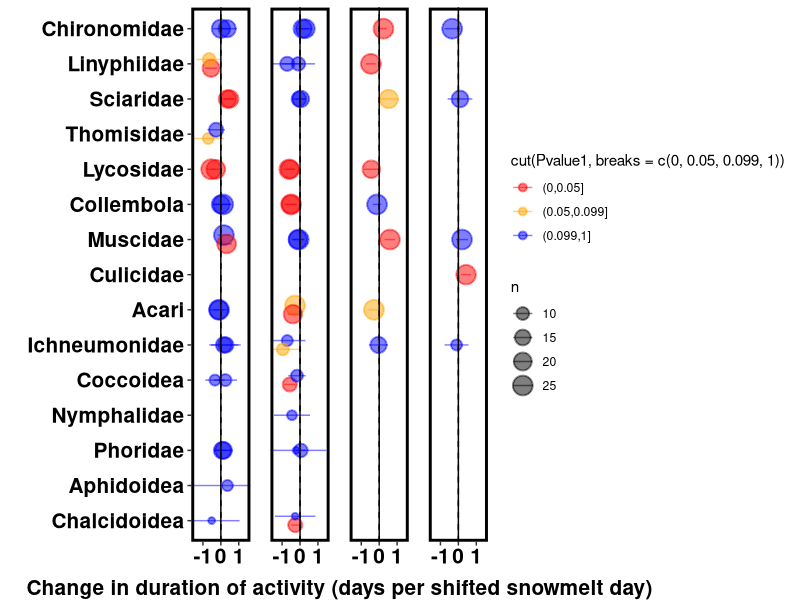
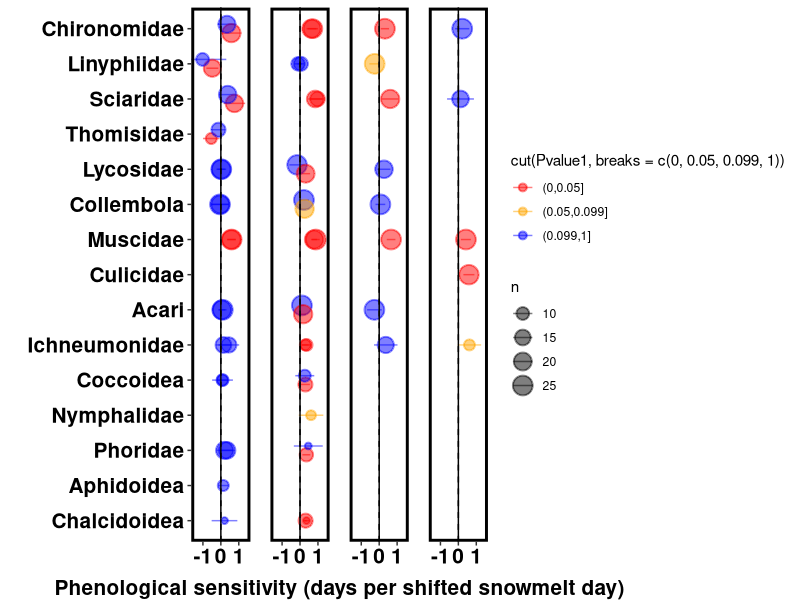
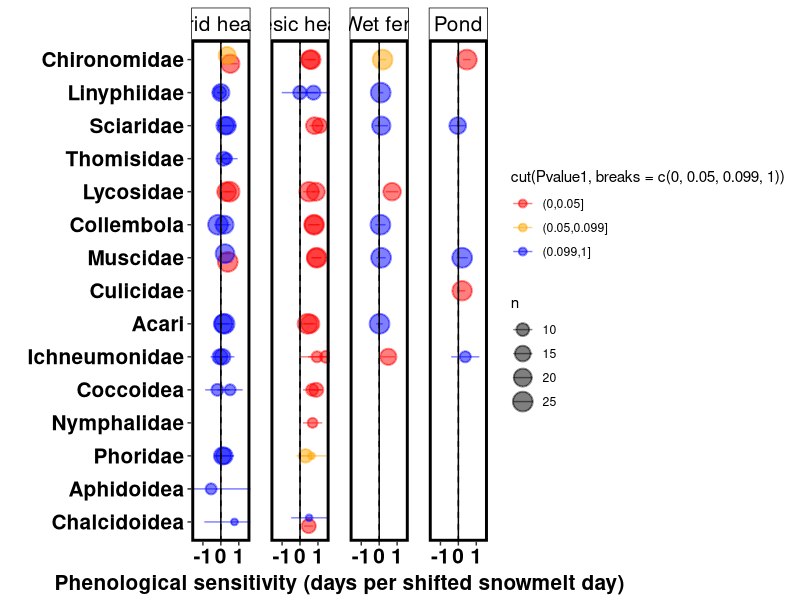
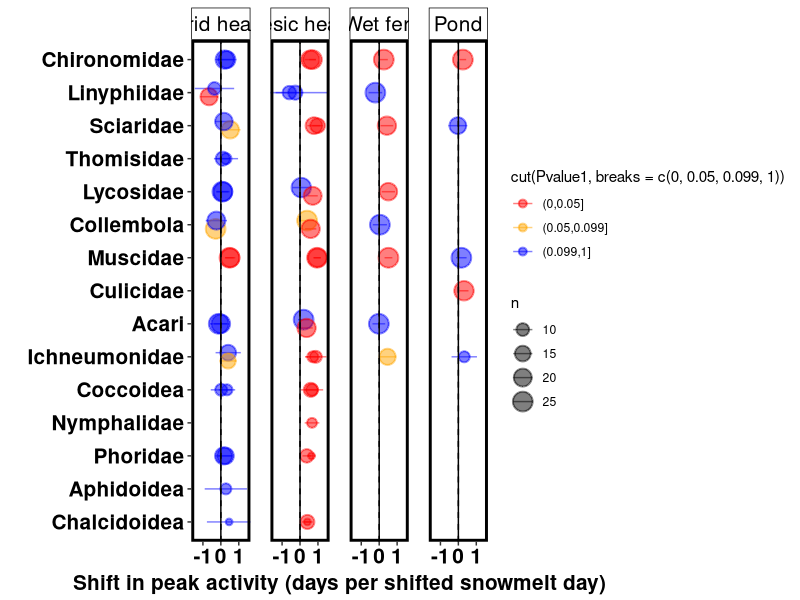

Reproduce these figures in R, in order. (Note: this script raises an error after producing the figures.)
####Figure 3 and 4 - phenological responses of taxa-by-plot combinations####

pkgs <- c("tidyverse", "readxl", "corrplot")

vapply(pkgs, library, FUN.VALUE = logical(1L), character.only = TRUE,
       logical.return = TRUE)


df_summary <-
  readxl::read_xlsx("Data/phenology_data/Dataset_summaries/df_summary_all_air_detrend_ptd.xlsx")


df_summary %>%
  mutate(Order = case_when(
    SpeciesID == "Acari" ~ "Decomposer",
    SpeciesID == "Muscidae" ~ "Mixed feeder",
    SpeciesID == "Aphidoidea" ~ "Herbivor",
    SpeciesID == "Chalcidoidea" ~ "Parasitoid",
    SpeciesID == "Chironomidae" ~ "Mixed feeder",
    SpeciesID == "Coccoidea" ~ "Herbivor",
    SpeciesID == "Collembola" ~ "Decomposer",
    SpeciesID == "Culicidae" ~ "Mixed feeder",
    SpeciesID == "Ichneumonidae" ~ "Parasitoid",
    SpeciesID == "Linyphiidae" ~ "Predator",
    SpeciesID == "Lycosidae" ~ "Predator",
    SpeciesID == "Sciaridae" ~ "Mixed feeder",
    SpeciesID == "Nymphalidae" ~ "Mixed feeder",
    SpeciesID == "Phoridae" ~ "Mixed feeder",
    SpeciesID == "Scathophagidae" ~ "Mixed feeder",
    SpeciesID == "Thomisidae" ~ "Predator")) -> df_summary


df_Onset <- subset(df_summary, Pheno_event == "Onset")
df_Peak <- subset(df_summary, Pheno_event == "Peak")
df_End <- subset(df_summary, Pheno_event == "End")
df_Duration <- subset(df_summary, Pheno_event == "Duration")


df_Onset$SpeciesID <- factor(df_Onset$SpeciesID,                 # Relevel group factor
                             levels = c("Chalcidoidea", "Aphidoidea", "Phoridae", "Nymphalidae", "Coccoidea", "Ichneumonidae", "Acari", "Culicidae",
                                        "Muscidae", "Collembola", "Lycosidae", "Thomisidae", "Sciaridae", "Linyphiidae", "Chironomidae"))
df_Peak$SpeciesID <- factor(df_Peak$SpeciesID,                 # Relevel group factor
                            levels = c("Chalcidoidea", "Aphidoidea", "Phoridae", "Nymphalidae", "Coccoidea", "Ichneumonidae", "Acari", "Culicidae",
                                       "Muscidae", "Collembola", "Lycosidae", "Thomisidae", "Sciaridae", "Linyphiidae", "Chironomidae"))
df_End$SpeciesID <- factor(df_Peak$SpeciesID,                 # Relevel group factor
                           levels = c("Chalcidoidea", "Aphidoidea", "Phoridae", "Nymphalidae", "Coccoidea", "Ichneumonidae", "Acari", "Culicidae",
                                      "Muscidae", "Collembola", "Lycosidae", "Thomisidae", "Sciaridae", "Linyphiidae", "Chironomidae"))
df_Duration$SpeciesID <- factor(df_Duration$SpeciesID,                 # Relevel group factor
                                levels = c("Chalcidoidea", "Aphidoidea", "Phoridae", "Nymphalidae", "Coccoidea", "Ichneumonidae", "Acari", "Culicidae",
                                           "Muscidae", "Collembola", "Lycosidae", "Thomisidae", "Sciaridae", "Linyphiidae", "Chironomidae"))

df_Onset$Habitat <- factor(df_Onset$Habitat,                 # Relevel group factor
                           levels = c("Arid heath", "Mesic heath", "Wet fen", "Pond"))

df_Peak$Habitat <- factor(df_Peak$Habitat,                 # Relevel group factor
                          levels = c("Arid heath", "Mesic heath", "Wet fen", "Pond"))

df_Duration$Habitat <- factor(df_Duration$Habitat,                 # Relevel group factor
                              levels = c("Arid heath", "Mesic heath", "Wet fen", "Pond"))

df_End$Habitat <- factor(df_End$Habitat,                 # Relevel group factor
                         levels = c("Arid heath", "Mesic heath", "Wet fen", "Pond"))


Onset <- ggplot(df_Onset, aes(x = Slope1, y = SpeciesID, xmin = CI_lwr1, xmax = CI_upr1, color = cut(Pvalue1, breaks = c(0, 0.05, 0.099, 1))))+
  xlab("Phenological sensitivity (days per shifted snowmelt day)")+
  ylab("")+
  #scale_shape(guide = "none")+
  geom_pointrange(aes(size = n), alpha = 0.5, position = position_dodge(width = 0.5))+
  scale_size(range=c(0.4,1.5))+
  geom_vline(xintercept=0, lty=2)+
  scale_color_manual(values = c('red', 'orange', 'blue'),
                     limits = c('(0,0.05]', '(0.05,0.099]', '(0.099,1]'))+
  scale_x_continuous(limits=c(-1.5,1.5), breaks = c(-1,0,1), oob=scales::rescale_none)+
  #geom_boxplot(varwidth = TRUE)+
  facet_grid(~ Habitat, scales = "free_x")+
  #scale_color_viridis_d(guide = "none")+
  geom_vline(xintercept = 0)+
  theme(panel.background = element_rect(fill = "white"), panel.spacing = unit(1, "lines"),
        axis.text.x = element_text(face = "bold", size = 15, color = "black"), strip.text.x = element_text(angle = 0, size = 15, color = "black"),
        axis.title.x = element_text(face = "bold", size = 15, color = "black", vjust = 0.5), 
        axis.text.y = element_text(face = "bold", size = 15, color = "black"), panel.border = element_rect(color = "black", fill = NA, size = 2),
        strip.background = element_rect(colour = "black", fill = "white"))

Peak <- ggplot(df_Peak, aes(x = Slope1, y = SpeciesID, xmin = CI_lwr1, xmax = CI_upr1, color = cut(Pvalue1, breaks = c(0, 0.05, 0.099, 1))))+
  xlab("Shift in peak activity (days per shifted snowmelt day)")+
  ylab("")+
  #scale_colour_discrete(name = "Taxon")+
  #scale_shape(guide = "none")+
  geom_pointrange(aes(size = n), alpha = 0.5, position = position_dodge(width = 0.5))+
  scale_size(range=c(0.4,1.5))+
  geom_vline(xintercept=0, lty=2)+
  scale_color_manual(values = c('red', 'orange', 'blue'),
                     limits = c('(0,0.05]', '(0.05,0.099]', '(0.099,1]'))+
  scale_x_continuous(limits=c(-1.5,1.5), breaks = c(-1,0,1), oob=scales::rescale_none)+
  #geom_boxplot(varwidth = TRUE)+
  facet_grid(~ Habitat, scales = "free_x")+
  #scale_color_viridis_d(guide = "none")+
  geom_vline(xintercept = 0)+
  theme(panel.background = element_rect(fill = "white"), panel.spacing = unit(1, "lines"),
        axis.text.x = element_text(face = "bold", size = 15, color = "black"), strip.text.x = element_text(angle = 0, size = 15, color = "black"),
        axis.title.x = element_text(face = "bold", size = 15, color = "black", vjust = 0.5), 
        axis.text.y = element_text(face = "bold", size = 15, color = "black"), panel.border = element_rect(color = "black", fill = NA, size = 2),
        strip.background = element_rect(colour = "black", fill = "white"))

End <- ggplot(df_End, aes(x = Slope1, y = SpeciesID, xmin = CI_lwr1, xmax = CI_upr1, color = cut(Pvalue1, breaks = c(0, 0.05, 0.099, 1))))+
  xlab("Phenological sensitivity (days per shifted snowmelt day)")+
  ylab("")+
  #scale_colour_discrete(name = "Taxon")+
  #scale_shape(guide = "none")+
  geom_pointrange(aes(size = n), alpha = 0.5, position = position_dodge(width = 0.5))+
  scale_size(range=c(0.4,1.5))+
  geom_vline(xintercept=0, lty=2)+
  scale_color_manual(values = c('red', 'orange', 'blue'),
                     limits = c('(0,0.05]', '(0.05,0.099]', '(0.099,1]'))+
  scale_x_continuous(limits=c(-1.5,1.5), breaks = c(-1,0,1), oob=scales::rescale_none)+
  #geom_boxplot(varwidth = TRUE)+
  facet_grid(~ Habitat, scales = "free_x")+
  #scale_color_viridis_d(guide = "none")+
  geom_vline(xintercept = 0)+
  theme(panel.background = element_rect(fill = "white"), strip.text.y = element_text(angle = 0, color = "black"), strip.text.x = element_blank(), panel.spacing = unit(1, "lines"),
        axis.title.y = element_text(hjust = -3.0, color = "black"), axis.title.x = element_text(face = "bold", size = 15, color = "black", vjust = -0.5), axis.text.y = element_text(face = "bold", size = 15, color = "black"), 
        axis.text.x = element_text(face = "bold", size = 15, color = "black"), panel.border = element_rect(color = "black", fill = NA, size = 2))


Duration <- ggplot(df_Duration, aes(x = Slope1, y = SpeciesID, xmin = CI_lwr1, xmax = CI_upr1, color = cut(Pvalue1, breaks = c(0, 0.05, 0.099, 1))))+
  xlab("Change in duration of activity (days per shifted snowmelt day)")+
  ylab("")+
  #scale_colour_discrete(name = "Taxon")+
  #scale_shape(guide = "none")+
  geom_pointrange(aes(size = n), alpha = 0.5, position = position_dodge(width = 0.5))+
  scale_size(range=c(0.4,1.5))+
  geom_vline(xintercept=0, lty=2)+
  scale_color_manual(values = c('red', 'orange', 'blue'),
                     limits = c('(0,0.05]', '(0.05,0.099]', '(0.099,1]'))+
  scale_x_continuous(limits=c(-1.5,1.5), breaks = c(-1,0,1), oob=scales::rescale_none)+
  #geom_boxplot(varwidth = TRUE)+
  facet_grid(~ Habitat, scales = "free_x")+
  #scale_color_viridis_d(guide = "none")+
  geom_vline(xintercept = 0)+
  theme(panel.background = element_rect(fill = "white"), strip.text.y = element_text(angle = 0, color = "black"), strip.text.x = element_blank(), panel.spacing = unit(1, "lines"),
        axis.title.y = element_text(hjust = -3.0, color = "black"), axis.title.x = element_text(face = "bold", size = 15, color = "black", vjust = -0.5), axis.text.y = element_text(face = "bold", size = 15, color = "black"), 
        axis.text.x = element_text(face = "bold", size = 15, color = "black"), panel.border = element_rect(color = "black", fill = NA, size = 2))


ggarrange(Peak,                             # First row 
          ggarrange(Duration, labels = c("(b) Duration"), hjust = -0.1, vjust = -0.2, align = "v", font.label = list(size = 20), legend = "none"), # Second row with box and dot plots
          ncol = 1, nrow = 2, 
          labels = "(a) Peak", hjust = -0.1, vjust = 1.2, widths = c(1,1), font.label = list(size = 20), legend = "none"                                      # Labels of the scatter plot
)+
  theme(plot.margin = margin(2,2,2,4, "cm"))

ggarrange(Onset,                             # First row 
          ggarrange(End, labels = c("(b) End"), hjust = -0.1, vjust = -0.2, align = "v", font.label = list(size = 20), legend = "none"), # Second row with box and dot plots
          ncol = 1, nrow = 2, 
          labels = "(a) Onset", hjust = -0.1, vjust = 1.2, widths = c(1,1), font.label = list(size = 20), legend = "none"                         # Labels of the scatter plot
)+
  theme(plot.margin = margin(0.4,0.1,0.1,0.1, "cm"))


####Temperature####

Onset_temp <- ggplot(df_Onset, aes(x = Slope2, y = SpeciesID, xmin = CI_lwr2, xmax = CI_upr2, color = cut(Pvalue2, breaks = c(0, 0.05, 0.099, 1))))+
  xlab("Shift in peak activity (days per °C)")+
  ylab("")+
  #scale_shape(guide = "none")+
  geom_pointrange(aes(size = n), position = position_dodge(width = 0.5), alpha = 0.5)+
  scale_size(range=c(0.4,1.5))+
  geom_vline(xintercept=0, lty=2)+
  scale_color_manual(values = c('red', 'orange', 'blue'),
                     limits = c('(0,0.05]', '(0.05,0.099]', '(0.099,1]'))+
  scale_x_continuous(limits=c(-15,15), oob=scales::rescale_none)+
  #geom_boxplot(varwidth = TRUE)+
  facet_grid(~ Habitat)+
  #scale_color_viridis_d(guide = "none")+
  theme(panel.background = element_rect(fill = "white"), panel.spacing = unit(1, "lines"),
        axis.title.x = element_text(face = "bold", size = 15, color = "black", vjust = 0.5),
        axis.text.x = element_text(face = "bold", size = 15, color = "black"), strip.text.x = element_text(angle = 0, size = 15), 
        axis.text.y = element_text(face = "bold", size = 15, color = "black"), 
        panel.border = element_rect(color = "black", fill = NA, size = 2))


Peak_temp <- ggplot(df_Peak, aes(x = Slope2, y = SpeciesID, xmin = CI_lwr2, xmax = CI_upr2, color = cut(Pvalue2, breaks = c(0, 0.05, 0.099, 1))))+
  xlab("Shift in peak activity (days per °C)")+
  ylab("")+
  #xlim(c(-15,10))+
  #scale_colour_discrete(name = "Taxon")+
  #scale_shape(guide = "none")+
  geom_pointrange(aes(size = n), position = position_dodge(width = 0.8), alpha = 0.5)+
  scale_size(range=c(0.4,1.5))+
  geom_vline(xintercept=0, lty=2)+
  scale_color_manual(values = c('red', 'orange', 'blue'),
                     limits = c('(0,0.05]', '(0.05,0.099]', '(0.099,1]'))+
  scale_x_continuous(limits=c(-15,15), oob=scales::rescale_none)+
  #geom_boxplot(varwidth = TRUE)+
  facet_grid(~ Habitat)+
  #scale_color_viridis_d(guide = "none")+
  theme(panel.background = element_rect(fill = "white"), panel.spacing = unit(1, "lines"),
        axis.text.x = element_text(face = "bold", size = 15, color = "black"), strip.text.x = element_text(angle = 0, size = 15), 
        axis.text.y = element_text(face = "bold", size = 15, color = "black"),
        axis.title.x = element_text(face = "bold", size = 15, color = "black", vjust = 0.5),
        panel.border = element_rect(color = "black", fill = NA, size = 2),
        strip.background = element_rect(colour = "black", fill = "white"))


End_temp <- ggplot(df_End, aes(x = Slope2, y = SpeciesID, xmin = CI_lwr2, xmax = CI_upr2, color = cut(Pvalue2, breaks = c(0, 0.05, 0.099, 1))))+
  xlab("Shift in peak activity (days per °C)")+
  ylab("")+
  #scale_colour_discrete(name = "Taxon")+
  #scale_shape(guide = "none")+
  geom_pointrange(aes(size = n), alpha = 0.5, position = position_dodge(width = 0.5))+
  scale_size(range=c(0.4,1.5))+
  geom_vline(xintercept=0, lty=2)+
  scale_color_manual(values = c('red', 'orange', 'blue'),
                     limits = c('(0,0.05]', '(0.05,0.099]', '(0.099,1]'))+
  scale_x_continuous(limits=c(-15,15), oob=scales::rescale_none)+
  #geom_boxplot(varwidth = TRUE)+
  facet_grid(~ Habitat)+
  #scale_color_viridis_d(guide = "none")+
  theme(panel.background = element_rect(fill = "white"), strip.text.y = element_text(angle = 0), strip.text.x = element_blank(), panel.spacing = unit(1, "lines"),
        axis.title.y = element_text(hjust = -3.0, color = "black"), axis.title.x = element_text(face = "bold", size = 15, color = "black", vjust = 0.5), axis.text.y = element_text(face = "bold", size = 15, color = "black"), 
        axis.text.x = element_text(face = "bold", size = 15, color = "black"), panel.border = element_rect(color = "black", fill = NA, size = 2))


Duration_temp <- ggplot(df_Duration, aes(x = Slope2, y = SpeciesID, xmin = CI_lwr2, xmax = CI_upr2, color = cut(Pvalue2, breaks = c(0, 0.05, 0.099, 1))))+
  xlab("Change in duration of activity (days per °C)")+
  ylab("")+
  #xlim(c(-15,10))+
  #scale_colour_discrete(name = "Taxon")+
  #scale_shape(guide = "none")+
  geom_pointrange(aes(size = n), alpha = 0.5, position = position_dodge(width = 0.8))+
  scale_size(range=c(0.4,1.5))+
  geom_vline(xintercept=0, lty=2)+
  scale_color_manual(values = c('red', 'orange', 'blue'),
                     limits = c('(0,0.05]', '(0.05,0.099]', '(0.099,1]'))+
  scale_x_continuous(limits=c(-15,15), oob=scales::rescale_none)+
  #geom_boxplot(varwidth = TRUE)+
  facet_grid(~ Habitat)+
  #scale_color_viridis_d(guide = "none")+
  theme(panel.background = element_rect(fill = "white"), strip.text.y = element_text(angle = 0), strip.text.x = element_blank(), panel.spacing = unit(1, "lines"),
        axis.title.y = element_text(hjust = -3.0, color = "black"), axis.title.x = element_text(face = "bold", size = 15, color = "black", vjust = 0.5), axis.text.y = element_text(face = "bold", size = 15, color = "black"), 
        axis.text.x = element_text(face = "bold", size = 15, color = "black"), panel.border = element_rect(color = "black", fill = NA, size = 2))


ggarrange(Peak_temp,                             # First row 
          ggarrange(Duration_temp, labels = c("(b) Duration"), hjust = -0.1, vjust = -0.2, align = "v", font.label = list(size = 20), legend = "none"), # Second row with box and dot plots
          ncol = 1, nrow = 2, 
          labels = "(a) Peak", hjust = -0.1, vjust = 1.2, widths = c(1,1), font.label = list(size = 20), legend = "none"                                      # Labels of the scatter plot
)+
  theme(plot.margin = margin(2,2,2,4, "cm"))

ggarrange(Onset_temp,                             # First row 
          ggarrange(End_temp, labels = c("(b) End"), hjust = -0.1, vjust = -0.2, align = "v", font.label = list(size = 20), legend = "none"), # Second row with box and dot plots
          ncol = 1, nrow = 2, 
          labels = "(a) Onset", hjust = -0.1, vjust = 1.2, widths = c(1,1), font.label = list(size = 20), legend = "none"                                      # Labels of the scatter plot
)+
  theme(plot.margin = margin(0.4,0.1,0.1,0.1, "cm"))











